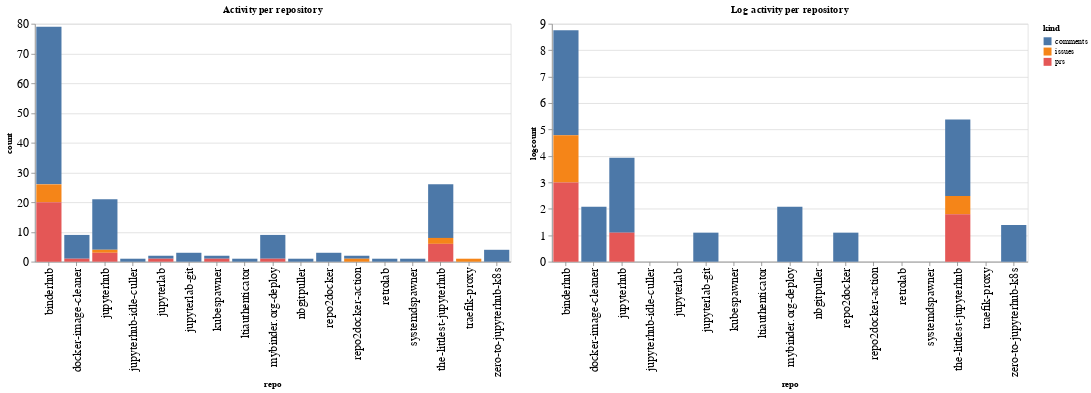

The cell this chart's notebook holds for it:
### Code cell
ch1 = alt.Chart(repo_summaries, width=600, title="Activity per repository").mark_bar().encode(
    x='repo',
    y='count',
    color='kind',
    tooltip="kind"
)

ch2 = alt.Chart(repo_summaries, width=600, title="Log activity per repository").mark_bar().encode(
    x='repo',
    y='logcount',
    color='kind',
    tooltip="kind"
)

ch1 | ch2

### Figure 1 — Vega-Lite specification as saved in the notebook (floating-point values rounded to 4 significant figures)
{"config": {"axisLeft": {"labelFontSize": 15}, "axisBottom": {"labelFontSize": 15}}, "hconcat": [{"mark": "bar", "encoding": {"color": {"type": "nominal", "field": "kind"}, "tooltip": {"type": "nominal", "field": "kind"}, "x": {"type": "nominal", "field": "repo"}, "y": {"type": "quantitative", "field": "count"}}, "title": "Activity per repository", "width": 600}, {"mark": "bar", "encoding": {"color": {"type": "nominal", "field": "kind"}, "tooltip": {"type": "nominal", "field": "kind"}, "x": {"type": "nominal", "field": "repo"}, "y": {"type": "quantitative", "field": "logcount"}}, "title": "Log activity per repository", "width": 600}], "data": {"name": "data-a0092a72e3e828bd690b16e36d93551c"}, "$schema": "https://vega.github.io/schema/vega-lite/v4.8.1.json", "datasets": {"data-a0092a72e3e828bd690b16e36d93551c": [{"repo": "binderhub", "kind": "comments", "count": 53, "logcount": 3.97}, {"repo": "binderhub", "kind": "issues", "count": 6, "logcount": 1.792}, {"repo": "binderhub", "kind": "prs", "count": 20, "logcount": 2.996}, {"repo": "docker-image-cleaner", "kind": "comments", "count": 8, "logcount": 2.079}, {"repo": "docker-image-cleaner", "kind": "prs", "count": 1, "logcount": 0.0}, {"repo": "jupyterhub", "kind": "comments", "count": 17, "logcount": 2.833}, {"repo": "jupyterhub", "kind": "issues", "count": 1, "logcount": 0.0}, {"repo": "jupyterhub", "kind": "prs", "count": 3, "logcount": 1.099}, {"repo": "jupyterhub-idle-culler", "kind": "comments", "count": 1, "logcount": 0.0}, {"repo": "jupyterlab", "kind": "comments", "count": 1, "logcount": 0.0}, {"repo": "jupyterlab", "kind": "prs", "count": 1, "logcount": 0.0}, {"repo": "jupyterlab-git", "kind": "comments", "count": 3, "logcount": 1.099}, {"repo": "kubespawner", "kind": "comments", "count": 1, "logcount": 0.0}, {"repo": "kubespawner", "kind": "prs", "count": 1, "logcount": 0.0}, {"repo": "ltiauthenticator", "kind": "comments", "count": 1, "logcount": 0.0}, {"repo": "mybinder.org-deploy", "kind": "comments", "count": 8, "logcount": 2.079}, {"repo": "mybinder.org-deploy", "kind": "prs", "count": 1, "logcount": 0.0}, {"repo": "nbgitpuller", "kind": "comments", "count": 1, "logcount": 0.0}, {"repo": "repo2docker", "kind": "comments", "count": 3, "logcount": 1.099}, {"repo": "repo2docker-action", "kind": "comments", "count": 1, "logcount": 0.0}, {"repo": "repo2docker-action", "kind": "issues", "count": 1, "logcount": 0.0}, {"repo": "retrolab", "kind": "comments", "count": 1, "logcount": 0.0}, {"repo": "systemdspawner", "kind": "comments", "count": 1, "logcount": 0.0}, {"repo": "the-littlest-jupyterhub", "kind": "comments", "count": 18, "logcount": 2.89}, {"repo": "the-littlest-jupyterhub", "kind": "issues", "count": 2, "logcount": 0.6931}, {"repo": "the-littlest-jupyterhub", "kind": "prs", "count": 6, "logcount": 1.792}, {"repo": "traefik-proxy", "kind": "issues", "count": 1, "logcount": 0.0}, {"repo": "zero-to-jupyterhub-k8s", "kind": "comments", "count": 4, "logcount": 1.386}]}}
